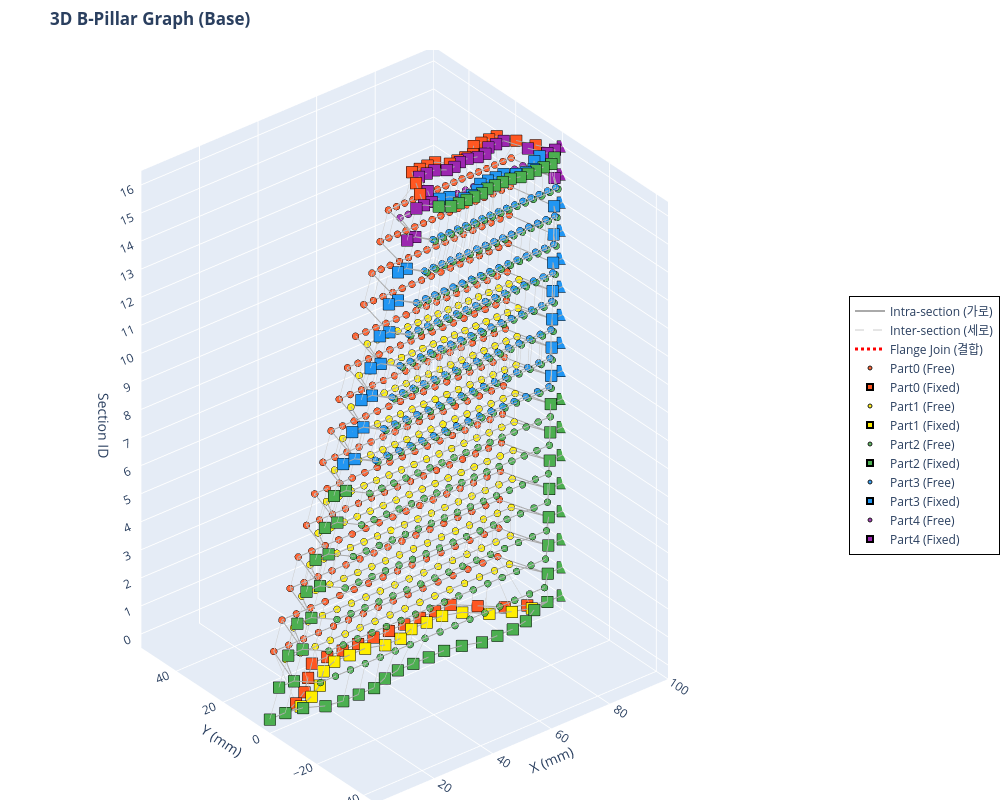

The cell this chart's notebook holds for it:
### Code cell
import plotly.graph_objects as go
import numpy as np

def visualize_bpillar_plotly(x_tensor, edge_index_tensor, edge_attr_tensor, num_sections):
    # 텐서를 Numpy 배열로 변환
    x_np = x_tensor.cpu().numpy()
    ei_np = edge_index_tensor.cpu().numpy()
    ea_np = edge_attr_tensor.cpu().numpy()

    # 파트별 색상 맵 (Plotly용 Hex 컬러)
    color_map = {0: '#FF5722', 1: '#FFEE00', 2: '#4CAF50', 3: '#2196F3', 4: '#9C27B0'}
    part_names = {0: 'Part0', 1: 'Part1', 2: 'Part2', 3: 'Part3', 4: 'Part4'}

    fig = go.Figure()

    # ---------------------------------------------------------
    # 1. 엣지(Edge) 그리기 (None-interleaving 기법 적용)
    # ---------------------------------------------------------
    def add_edges(edge_type_val, color, width, dash_style, name):
        mask = (ea_np[:, 3] == edge_type_val)
        edges = ei_np[:, mask]
        
        # 선을 한 번에 그리기 위해 [x1, x2, None, x3, x4, None...] 형태로 리스트 구성
        x_lines, y_lines, z_lines = [], [], []
        for i in range(edges.shape[1]):
            u, v = edges[0, i], edges[1, i]
            x_lines.extend([x_np[u, 0], x_np[v, 0], None])
            y_lines.extend([x_np[u, 1], x_np[v, 1], None])
            z_lines.extend([x_np[u, 5], x_np[v, 5], None])
            
        if x_lines:  # 엣지가 존재할 경우만 trace 추가
            fig.add_trace(go.Scatter3d(
                x=x_lines, y=y_lines, z=z_lines,
                mode='lines',
                line=dict(color=color, width=width, dash=dash_style),
                hoverinfo='none',  # 엣지에는 마우스 오버 끄기 (노드에만 집중)
                name=name,
                showlegend=True
            ))

    # 엣지 타입별 추가
    add_edges(edge_type_val=0.0, color='#AAAAAA', width=2, dash_style='solid', name='Intra-section (가로)')
    add_edges(edge_type_val=1.0, color='#CCCCCC', width=1, dash_style='dash',  name='Inter-section (세로)')
    add_edges(edge_type_val=2.0, color='#FF0000', width=3, dash_style='dot',   name='Flange Join (결합)')

    # ---------------------------------------------------------
    # 2. 노드(Node) 그리기 (Part 및 Fixed/Free 상태별 분리)
    # ---------------------------------------------------------
    for part_id, color in color_map.items():
        is_fixed = (x_np[:, 2] > 0) | (x_np[:, 3] > 0)
        
        mask_free = (x_np[:, 4] == part_id) & ~is_fixed
        mask_fixed = (x_np[:, 4] == part_id) & is_fixed
        
        p_name = part_names.get(part_id, f'Part {part_id}')
        
        # Free 노드 (원형)
        if mask_free.any():
            fig.add_trace(go.Scatter3d(
                x=x_np[mask_free, 0], y=x_np[mask_free, 1], z=x_np[mask_free, 5],
                mode='markers',
                name=f'{p_name} (Free)',
                marker=dict(size=4, color=color, symbol='circle',
                            line=dict(color='black', width=1), opacity=0.9),
                hovertemplate=f'<b>{p_name}</b><br>X: %{{x:.2f}}<br>Y: %{{y:.2f}}<br>Section(Z): %{{z}}<extra></extra>'
            ))
            
        # Fixed 노드 (크고 네모난 마커)
        if mask_fixed.any():
            fig.add_trace(go.Scatter3d(
                x=x_np[mask_fixed, 0], y=x_np[mask_fixed, 1], z=x_np[mask_fixed, 5],
                mode='markers',
                name=f'{p_name} (Fixed)',
                marker=dict(size=6, color=color, symbol='square',
                            line=dict(color='black', width=2), opacity=1.0),
                hovertemplate=f'<b>{p_name} [FIXED]</b><br>X: %{{x:.2f}}<br>Y: %{{y:.2f}}<br>Section(Z): %{{z}}<extra></extra>'
            ))

    # ---------------------------------------------------------
    # 3. X-Y 축 범위 계산 (비율 맞추기)
    # ---------------------------------------------------------
    global_xmin, global_xmax = np.min(x_np[:, 0]), np.max(x_np[:, 0])
    global_ymin, global_ymax = np.min(x_np[:, 1]), np.max(x_np[:, 1])
    
    # X, Y 범위를 동일하게 맞추기
    x_range = global_xmax - global_xmin
    y_range = global_ymax - global_ymin
    max_range = max(x_range, y_range)
    
    x_center = (global_xmin + global_xmax) / 2
    y_center = (global_ymin + global_ymax) / 2
    
    x_axis_range = [x_center - max_range / 2, x_center + max_range / 2]
    y_axis_range = [y_center - max_range / 2, y_center + max_range / 2]

    # ---------------------------------------------------------
    # 4. 레이아웃(Layout) 및 카메라 설정
    # ---------------------------------------------------------
    fig.update_layout(
        title="<b>3D B-Pillar Graph (Base)</b>",
        scene=dict(
            xaxis_title='X (mm)',
            yaxis_title='Y (mm)',
            zaxis_title='Section ID',
            xaxis=dict(range=x_axis_range),
            yaxis=dict(range=y_axis_range),
            zaxis=dict(tickmode='linear', tick0=0, dtick=1), # Z축 눈금을 1단위로 표시
            aspectmode='manual',
            aspectratio=dict(x=1, y=1, z=1.5),  # Z축(높이) 비율을 약간 길게 설정
            camera=dict(
                eye=dict(x=-0.8, y=-1.0, z=0.8),  # 초기 카메라 앵글
                projection=dict(type='orthographic')  # 원근 왜곡 제거 (평행 투영)
                ),
        ),
        width=1000,
        height=800,
        legend=dict(
            x=1.05, y=0.5,
            bgcolor='rgba(255, 255, 255, 0.8)',
            bordercolor='Black',
            borderwidth=1
        ),
        margin=dict(l=0, r=0, b=0, t=50) # 여백 최소화
    )
    

    fig.show()

# 함수 실행 (앞서 생성하신 x, edge_index, edge_attr 텐서를 그대로 넣으시면 됩니다)
visualize_bpillar_plotly(x, edge_index, edge_attr, num_sections)

print("📌 마우스 조작 방법:")
print("   • 마우스 좌클릭 드래그: 3D 회전")
print("   • 마우스 우클릭 드래그: 이동 (Pan)")
print("   • 마우스 휠: 확대/축소") 
print("   • 점 위에 마우스 올리기: 좌표 및 파트 상세 정보 표시")
print("   • 우측 범례(Legend) 클릭: 해당 파트/엣지 표시 또는 숨김")

### Figure 1 — Plotly figure (JSON) as saved in the notebook; plotly's stock layout.template omitted (floating-point values rounded to 4 significant figures; data arrays with more than 128 entries replaced by an {"elided": "..."} marker saying what was removed)
{"data": [{"hoverinfo": "none", "line": {"color": "#AAAAAA", "dash": "solid", "width": 2}, "mode": "lines", "name": "Intra-section (가로)", "showlegend": true, "type": "scatter3d", "x": {"elided": "6498 float values"}, "y": {"elided": "6498 int values"}, "z": {"elided": "6498 int values"}}, {"hoverinfo": "none", "line": {"color": "#CCCCCC", "dash": "dash", "width": 1}, "mode": "lines", "name": "Inter-section (세로)", "showlegend": true, "type": "scatter3d", "x": {"elided": "6240 float values"}, "y": {"elided": "6240 int values"}, "z": {"elided": "6240 int values"}}, {"hoverinfo": "none", "line": {"color": "#FF0000", "dash": "dot", "width": 3}, "mode": "lines", "name": "Flange Join (결합)", "showlegend": true, "type": "scatter3d", "x": {"elided": "828 float values"}, "y": {"elided": "828 int values"}, "z": {"elided": "828 int values"}}, {"hovertemplate": "<b>Part0</b><br>X: %{x:.2f}<br>Y: %{y:.2f}<br>Section(Z): %{z}<extra></extra>", "marker": {"color": "#FF5722", "line": {"color": "black", "width": 1}, "opacity": 0.9, "size": 4, "symbol": "circle"}, "mode": "markers", "name": "Part0 (Free)", "type": "scatter3d", "x": {"elided": "240 float values"}, "y": {"elided": "240 float values"}, "z": {"elided": "240 float values"}}, {"hovertemplate": "<b>Part0 [FIXED]</b><br>X: %{x:.2f}<br>Y: %{y:.2f}<br>Section(Z): %{z}<extra></extra>", "marker": {"color": "#FF5722", "line": {"color": "black", "width": 2}, "opacity": 1, "size": 6, "symbol": "square"}, "mode": "markers", "name": "Part0 (Fixed)", "type": "scatter3d", "x": [0.0, 5.26, 10.52, 15.79, 21.05, 26.32, 31.58, 36.84, 42.11, 47.37, 52.63, 57.89, 63.16, 68.42, 73.68, 78.95, 84.21, 89.47, 94.74, 100.0, 3.125, 8.224, 94.9, 100.0, 6.25, 11.18, 95.07, 100.0, 9.375, 14.14, 95.23, 100.0, 12.5, 17.11, 95.39, 100.0, 15.62, 20.07, 95.56, 100.0, 18.75, 23.03, 95.72, 100.0, 21.88, 25.99, 95.89, 100.0, 25.0, 28.95, 96.05, 100.0, 28.12, 31.91, 96.22, 100.0, 31.25, 34.87, 96.38, 100.0, 34.38, 37.83, 96.55, 100.0, 37.5, 40.79, 96.71, 100.0, 40.62, 43.75, 96.88, 100.0, 43.75, 46.71, 97.04, 100.0, 46.88, 49.67, 97.2, 100.0, 50.0, 52.63, 55.26, 57.89, 60.52, 63.16, 65.79, 68.42, 71.05, 73.68, 76.32, 78.95, 81.58, 84.21, 86.84, 89.47, 92.11, 94.74, 97.37, 100.0], "y": [0.0, 0.0, 2.0, 5.0, 10.0, 15.0, 15.0, 15.0, 15.0, 15.0, 15.0, 15.0, 15.0, 15.0, 15.0, 10.0, 5.0, 2.0, 0.0, 0.0, 0.0, 0.0, 0.0, 0.0, 0.0, 0.0, 0.0, 0.0, 0.0, 0.0, 0.0, 0.0, 0.0, 0.0, 0.0, 0.0, 0.0, 0.0, 0.0, 0.0, 0.0, 0.0, 0.0, 0.0, 0.0, 0.0, 0.0, 0.0, 0.0, 0.0, 0.0, 0.0, 0.0, 0.0, 0.0, 0.0, 0.0, 0.0, 0.0, 0.0, 0.0, 0.0, 0.0, 0.0, 0.0, 0.0, 0.0, 0.0, 0.0, 0.0, 0.0, 0.0, 0.0, 0.0, 0.0, 0.0, 0.0, 0.0, 0.0, 0.0, 0.0, 0.0, 5.0, 10.0, 15.0, 15.0, 15.0, 15.0, 12.0, 12.0, 12.0, 12.0, 15.0, 15.0, 15.0, 15.0, 10.0, 5.0, 0.0, 0.0], "z": [0.0, 0.0, 0.0, 0.0, 0.0, 0.0, 0.0, 0.0, 0.0, 0.0, 0.0, 0.0, 0.0, 0.0, 0.0, 0.0, 0.0, 0.0, 0.0, 0.0, 1.0, 1.0, 1.0, 1.0, 2.0, 2.0, 2.0, 2.0, 3.0, 3.0, 3.0, 3.0, 4.0, 4.0, 4.0, 4.0, 5.0, 5.0, 5.0, 5.0, 6.0, 6.0, 6.0, 6.0, 7.0, 7.0, 7.0, 7.0, 8.0, 8.0, 8.0, 8.0, 9.0, 9.0, 9.0, 9.0, 10.0, 10.0, 10.0, 10.0, 11.0, 11.0, 11.0, 11.0, 12.0, 12.0, 12.0, 12.0, 13.0, 13.0, 13.0, 13.0, 14.0, 14.0, 14.0, 14.0, 15.0, 15.0, 15.0, 15.0, 16.0, 16.0, 16.0, 16.0, 16.0, 16.0, 16.0, 16.0, 16.0, 16.0, 16.0, 16.0, 16.0, 16.0, 16.0, 16.0, 16.0, 16.0, 16.0, 16.0]}, {"hovertemplate": "<b>Part1</b><br>X: %{x:.2f}<br>Y: %{y:.2f}<br>Section(Z): %{z}<extra></extra>", "marker": {"color": "#FFEE00", "line": {"color": "black", "width": 1}, "opacity": 0.9, "size": 4, "symbol": "circle"}, "mode": "markers", "name": "Part1 (Free)", "type": "scatter3d", "x": {"elided": "176 float values"}, "y": {"elided": "176 float values"}, "z": {"elided": "176 float values"}}, {"hovertemplate": "<b>Part1 [FIXED]</b><br>X: %{x:.2f}<br>Y: %{y:.2f}<br>Section(Z): %{z}<extra></extra>", "marker": {"color": "#FFEE00", "line": {"color": "black", "width": 2}, "opacity": 1, "size": 6, "symbol": "square"}, "mode": "markers", "name": "Part1 (Fixed)", "type": "scatter3d", "x": [0.0, 5.26, 10.52, 15.79, 21.05, 26.32, 31.58, 36.84, 42.11, 47.37, 52.63, 57.89, 63.16, 68.42, 73.68, 78.95, 84.21, 89.47, 94.74, 100.0, 3.125, 8.224, 94.9, 100.0, 6.25, 11.18, 95.07, 100.0, 9.375, 14.14, 95.23, 100.0, 12.5, 17.11, 95.39, 100.0, 15.62, 20.07, 95.56, 100.0, 18.75, 23.03, 95.72, 100.0, 21.88, 25.99, 95.89, 100.0, 25.0, 28.95, 96.05, 100.0, 28.12, 31.91, 96.22, 100.0, 31.25, 34.87, 96.38, 100.0, 34.38, 37.83, 96.55, 100.0], "y": [0.0, 0.0, 0.0, 2.0, 5.0, 10.0, 12.0, 12.0, 12.0, 10.0, 10.0, 12.0, 12.0, 12.0, 10.0, 5.0, 2.0, 0.0, 0.0, 0.0, 0.0, 0.0, 0.0, 0.0, 0.0, 0.0, 0.0, 0.0, 0.0, 0.0, 0.0, 0.0, 0.0, 0.0, 0.0, 0.0, 0.0, 0.0, 0.0, 0.0, 0.0, 0.0, 0.0, 0.0, 0.0, 0.0, 0.0, 0.0, 0.0, 0.0, 0.0, 0.0, 0.0, 0.0, 0.0, 0.0, 0.0, 0.0, 0.0, 0.0, 0.0, 0.0, 0.0, 0.0], "z": [0.0, 0.0, 0.0, 0.0, 0.0, 0.0, 0.0, 0.0, 0.0, 0.0, 0.0, 0.0, 0.0, 0.0, 0.0, 0.0, 0.0, 0.0, 0.0, 0.0, 1.0, 1.0, 1.0, 1.0, 2.0, 2.0, 2.0, 2.0, 3.0, 3.0, 3.0, 3.0, 4.0, 4.0, 4.0, 4.0, 5.0, 5.0, 5.0, 5.0, 6.0, 6.0, 6.0, 6.0, 7.0, 7.0, 7.0, 7.0, 8.0, 8.0, 8.0, 8.0, 9.0, 9.0, 9.0, 9.0, 10.0, 10.0, 10.0, 10.0, 11.0, 11.0, 11.0, 11.0]}, {"hovertemplate": "<b>Part2</b><br>X: %{x:.2f}<br>Y: %{y:.2f}<br>Section(Z): %{z}<extra></extra>", "marker": {"color": "#4CAF50", "line": {"color": "black", "width": 1}, "opacity": 0.9, "size": 4, "symbol": "circle"}, "mode": "markers", "name": "Part2 (Free)", "type": "scatter3d", "x": {"elided": "240 float values"}, "y": {"elided": "240 float values"}, "z": {"elided": "240 float values"}}, {"hovertemplate": "<b>Part2 [FIXED]</b><br>X: %{x:.2f}<br>Y: %{y:.2f}<br>Section(Z): %{z}<extra></extra>", "marker": {"color": "#4CAF50", "line": {"color": "black", "width": 2}, "opacity": 1, "size": 6, "symbol": "square"}, "mode": "markers", "name": "Part2 (Fixed)", "type": "scatter3d", "x": [0.0, 5.26, 10.52, 15.79, 21.05, 26.32, 31.58, 36.84, 42.11, 47.37, 52.63, 57.89, 63.16, 68.42, 73.68, 78.95, 84.21, 89.47, 94.74, 100.0, 3.125, 8.224, 94.9, 100.0, 6.25, 11.18, 95.07, 100.0, 9.375, 14.14, 95.23, 100.0, 12.5, 17.11, 95.39, 100.0, 15.62, 20.07, 95.56, 100.0, 18.75, 23.03, 95.72, 100.0, 21.88, 25.99, 95.89, 100.0, 25.0, 28.95, 96.05, 100.0, 28.12, 31.91, 96.22, 100.0, 31.25, 34.87, 96.38, 100.0, 34.38, 37.83, 96.55, 100.0, 37.5, 40.79, 96.71, 100.0, 40.62, 43.75, 96.88, 100.0, 43.75, 46.71, 97.04, 100.0, 46.88, 49.67, 97.2, 100.0, 50.0, 52.63, 55.26, 57.89, 60.52, 63.16, 65.79, 68.42, 71.05, 73.68, 76.32, 78.95, 81.58, 84.21, 86.84, 89.47, 92.11, 94.74, 97.37, 100.0], "y": [0.0, 0.0, -1.0, -4.0, -5.0, -5.0, -5.0, -3.0, -2.0, -2.0, -2.0, -2.0, -3.0, -5.0, -5.0, -5.0, -4.0, -1.0, 0.0, 0.0, 0.0, 0.0, 0.0, 0.0, 0.0, 0.0, 0.0, 0.0, 0.0, 0.0, 0.0, 0.0, 0.0, 0.0, 0.0, 0.0, 0.0, 0.0, 0.0, 0.0, 0.0, 0.0, 0.0, 0.0, 0.0, 0.0, 0.0, 0.0, 0.0, 0.0, 0.0, 0.0, 0.0, 0.0, 0.0, 0.0, 0.0, 0.0, 0.0, 0.0, 0.0, 0.0, 0.0, 0.0, 0.0, 0.0, 0.0, 0.0, 0.0, 0.0, 0.0, 0.0, 0.0, 0.0, 0.0, 0.0, 0.0, 0.0, 0.0, 0.0, 0.0, 0.0, -3.0, -5.0, -5.0, -5.0, -5.0, -5.0, -4.0, -4.0, -4.0, -4.0, -5.0, -5.0, -5.0, -5.0, -5.0, -3.0, 0.0, 0.0], "z": [0.0, 0.0, 0.0, 0.0, 0.0, 0.0, 0.0, 0.0, 0.0, 0.0, 0.0, 0.0, 0.0, 0.0, 0.0, 0.0, 0.0, 0.0, 0.0, 0.0, 1.0, 1.0, 1.0, 1.0, 2.0, 2.0, 2.0, 2.0, 3.0, 3.0, 3.0, 3.0, 4.0, 4.0, 4.0, 4.0, 5.0, 5.0, 5.0, 5.0, 6.0, 6.0, 6.0, 6.0, 7.0, 7.0, 7.0, 7.0, 8.0, 8.0, 8.0, 8.0, 9.0, 9.0, 9.0, 9.0, 10.0, 10.0, 10.0, 10.0, 11.0, 11.0, 11.0, 11.0, 12.0, 12.0, 12.0, 12.0, 13.0, 13.0, 13.0, 13.0, 14.0, 14.0, 14.0, 14.0, 15.0, 15.0, 15.0, 15.0, 16.0, 16.0, 16.0, 16.0, 16.0, 16.0, 16.0, 16.0, 16.0, 16.0, 16.0, 16.0, 16.0, 16.0, 16.0, 16.0, 16.0, 16.0, 16.0, 16.0]}, {"hovertemplate": "<b>Part3</b><br>X: %{x:.2f}<br>Y: %{y:.2f}<br>Section(Z): %{z}<extra></extra>", "marker": {"color": "#2196F3", "line": {"color": "black", "width": 1}, "opacity": 0.9, "size": 4, "symbol": "circle"}, "mode": "markers", "name": "Part3 (Free)", "type": "scatter3d", "x": [32.89, 36.84, 40.79, 44.74, 48.68, 52.63, 56.58, 60.53, 64.47, 68.42, 72.37, 76.32, 80.26, 84.21, 88.16, 92.11, 35.69, 39.47, 43.26, 47.04, 50.82, 54.61, 58.39, 62.17, 65.95, 69.74, 73.52, 77.3, 81.09, 84.87, 88.65, 92.43, 38.49, 42.11, 45.72, 49.34, 52.96, 56.58, 60.2, 63.82, 67.43, 71.05, 74.67, 78.29, 81.91, 85.53, 89.14, 92.76, 41.28, 44.74, 48.19, 51.64, 55.1, 58.55, 62.01, 65.46, 68.91, 72.37, 75.82, 79.28, 82.73, 86.18, 89.64, 93.09, 44.08, 47.37, 50.66, 53.95, 57.24, 60.53, 63.82, 67.11, 70.39, 73.68, 76.97, 80.26, 83.55, 86.84, 90.13, 93.42, 46.88, 50.0, 53.12, 56.25, 59.38, 62.5, 65.62, 68.75, 71.88, 75.0, 78.12, 81.25, 84.38, 87.5, 90.62, 93.75, 49.67, 52.63, 55.59, 58.55, 61.51, 64.47, 67.43, 70.39, 73.36, 76.32, 79.28, 82.24, 85.2, 88.16, 91.12, 94.08, 52.47, 55.26, 58.06, 60.86, 63.65, 66.45, 69.24, 72.04, 74.84, 77.63, 80.43, 83.22, 86.02, 88.82, 91.61, 94.41], "y": [-4.0, -4.0, -4.0, -4.0, -4.0, -4.0, -4.0, -4.0, -4.0, -4.0, -4.0, -4.0, -4.0, -4.0, -4.0, -4.0, -4.0, -4.0, -4.0, -4.0, -4.0, -4.0, -4.0, -4.0, -4.0, -4.0, -4.0, -4.0, -4.0, -4.0, -4.0, -4.0, -4.0, -4.0, -4.0, -4.0, -4.0, -4.0, -4.0, -4.0, -4.0, -4.0, -4.0, -4.0, -4.0, -4.0, -4.0, -4.0, -4.0, -4.0, -4.0, -4.0, -4.0, -4.0, -4.0, -4.0, -4.0, -4.0, -4.0, -4.0, -4.0, -4.0, -4.0, -4.0, -4.0, -4.0, -4.0, -4.0, -4.0, -4.0, -4.0, -4.0, -4.0, -4.0, -4.0, -4.0, -4.0, -4.0, -4.0, -4.0, -4.0, -4.0, -4.0, -4.0, -4.0, -4.0, -4.0, -4.0, -4.0, -4.0, -4.0, -4.0, -4.0, -4.0, -4.0, -4.0, -4.0, -4.0, -4.0, -4.0, -4.0, -4.0, -4.0, -4.0, -4.0, -4.0, -4.0, -4.0, -4.0, -4.0, -4.0, -4.0, -4.0, -4.0, -4.0, -4.0, -4.0, -4.0, -4.0, -4.0, -4.0, -4.0, -4.0, -4.0, -4.0, -4.0, -4.0, -4.0], "z": [8.0, 8.0, 8.0, 8.0, 8.0, 8.0, 8.0, 8.0, 8.0, 8.0, 8.0, 8.0, 8.0, 8.0, 8.0, 8.0, 9.0, 9.0, 9.0, 9.0, 9.0, 9.0, 9.0, 9.0, 9.0, 9.0, 9.0, 9.0, 9.0, 9.0, 9.0, 9.0, 10.0, 10.0, 10.0, 10.0, 10.0, 10.0, 10.0, 10.0, 10.0, 10.0, 10.0, 10.0, 10.0, 10.0, 10.0, 10.0, 11.0, 11.0, 11.0, 11.0, 11.0, 11.0, 11.0, 11.0, 11.0, 11.0, 11.0, 11.0, 11.0, 11.0, 11.0, 11.0, 12.0, 12.0, 12.0, 12.0, 12.0, 12.0, 12.0, 12.0, 12.0, 12.0, 12.0, 12.0, 12.0, 12.0, 12.0, 12.0, 13.0, 13.0, 13.0, 13.0, 13.0, 13.0, 13.0, 13.0, 13.0, 13.0, 13.0, 13.0, 13.0, 13.0, 13.0, 13.0, 14.0, 14.0, 14.0, 14.0, 14.0, 14.0, 14.0, 14.0, 14.0, 14.0, 14.0, 14.0, 14.0, 14.0, 14.0, 14.0, 15.0, 15.0, 15.0, 15.0, 15.0, 15.0, 15.0, 15.0, 15.0, 15.0, 15.0, 15.0, 15.0, 15.0, 15.0, 15.0]}, {"hovertemplate": "<b>Part3 [FIXED]</b><br>X: %{x:.2f}<br>Y: %{y:.2f}<br>Section(Z): %{z}<extra></extra>", "marker": {"color": "#2196F3", "line": {"color": "black", "width": 2}, "opacity": 1, "size": 6, "symbol": "square"}, "mode": "markers", "name": "Part3 (Fixed)", "type": "scatter3d", "x": [25.0, 28.95, 96.05, 100.0, 28.12, 31.91, 96.22, 100.0, 31.25, 34.87, 96.38, 100.0, 34.38, 37.83, 96.55, 100.0, 37.5, 40.79, 96.71, 100.0, 40.62, 43.75, 96.88, 100.0, 43.75, 46.71, 97.04, 100.0, 46.88, 49.67, 97.2, 100.0, 50.0, 52.63, 55.26, 57.89, 60.52, 63.16, 65.79, 68.42, 71.05, 73.68, 76.32, 78.95, 81.58, 84.21, 86.84, 89.47, 92.11, 94.74, 97.37, 100.0], "y": [0.0, 0.0, 0.0, 0.0, 0.0, 0.0, 0.0, 0.0, 0.0, 0.0, 0.0, 0.0, 0.0, 0.0, 0.0, 0.0, 0.0, 0.0, 0.0, 0.0, 0.0, 0.0, 0.0, 0.0, 0.0, 0.0, 0.0, 0.0, 0.0, 0.0, 0.0, 0.0, 0.0, 0.0, 0.0, 0.0, -1.0, -4.0, -4.0, -3.0, -1.0, -1.0, -1.0, -1.0, -3.0, -4.0, -4.0, -1.0, 0.0, 0.0, 0.0, 0.0], "z": [8.0, 8.0, 8.0, 8.0, 9.0, 9.0, 9.0, 9.0, 10.0, 10.0, 10.0, 10.0, 11.0, 11.0, 11.0, 11.0, 12.0, 12.0, 12.0, 12.0, 13.0, 13.0, 13.0, 13.0, 14.0, 14.0, 14.0, 14.0, 15.0, 15.0, 15.0, 15.0, 16.0, 16.0, 16.0, 16.0, 16.0, 16.0, 16.0, 16.0, 16.0, 16.0, 16.0, 16.0, 16.0, 16.0, 16.0, 16.0, 16.0, 16.0, 16.0, 16.0]}, {"hovertemplate": "<b>Part4</b><br>X: %{x:.2f}<br>Y: %{y:.2f}<br>Section(Z): %{z}<extra></extra>", "marker": {"color": "#9C27B0", "line": {"color": "black", "width": 1}, "opacity": 0.9, "size": 4, "symbol": "circle"}, "mode": "markers", "name": "Part4 (Free)", "type": "scatter3d", "x": [52.47, 55.26, 58.06, 60.86, 63.65, 66.45, 69.24, 72.04, 74.84, 77.63, 80.43, 83.22, 86.02, 88.82, 91.61, 94.41], "y": [10.0, 10.0, 10.0, 10.0, 10.0, 10.0, 10.0, 10.0, 10.0, 10.0, 10.0, 10.0, 10.0, 10.0, 10.0, 10.0], "z": [15.0, 15.0, 15.0, 15.0, 15.0, 15.0, 15.0, 15.0, 15.0, 15.0, 15.0, 15.0, 15.0, 15.0, 15.0, 15.0]}, {"hovertemplate": "<b>Part4 [FIXED]</b><br>X: %{x:.2f}<br>Y: %{y:.2f}<br>Section(Z): %{z}<extra></extra>", "marker": {"color": "#9C27B0", "line": {"color": "black", "width": 2}, "opacity": 1, "size": 6, "symbol": "square"}, "mode": "markers", "name": "Part4 (Fixed)", "type": "scatter3d", "x": [46.88, 49.67, 97.2, 100.0, 50.0, 52.63, 55.26, 57.89, 60.52, 63.16, 65.79, 68.42, 71.05, 73.68, 76.32, 78.95, 81.58, 84.21, 86.84, 89.47, 92.11, 94.74, 97.37, 100.0], "y": [0.0, 0.0, 0.0, 0.0, 0.0, 0.0, 0.0, 5.0, 12.0, 12.0, 12.0, 10.0, 10.0, 11.0, 11.0, 10.0, 10.0, 12.0, 12.0, 12.0, 5.0, 0.0, 0.0, 0.0], "z": [15.0, 15.0, 15.0, 15.0, 16.0, 16.0, 16.0, 16.0, 16.0, 16.0, 16.0, 16.0, 16.0, 16.0, 16.0, 16.0, 16.0, 16.0, 16.0, 16.0, 16.0, 16.0, 16.0, 16.0]}], "layout": {"height": 800, "legend": {"bgcolor": "rgba(255, 255, 255, 0.8)", "bordercolor": "Black", "borderwidth": 1, "x": 1.05, "y": 0.5}, "margin": {"b": 0, "l": 0, "r": 0, "t": 50}, "scene": {"aspectmode": "manual", "aspectratio": {"x": 1, "y": 1, "z": 1.5}, "camera": {"eye": {"x": -0.8, "y": -1, "z": 0.8}, "projection": {"type": "orthographic"}}, "xaxis": {"range": [0, 100], "title": {"text": "X (mm)"}}, "yaxis": {"range": [-45, 55], "title": {"text": "Y (mm)"}}, "zaxis": {"dtick": 1, "tick0": 0, "tickmode": "linear", "title": {"text": "Section ID"}}}, "title": {"text": "<b>3D B-Pillar Graph (Base)</b>"}, "width": 1000}}
